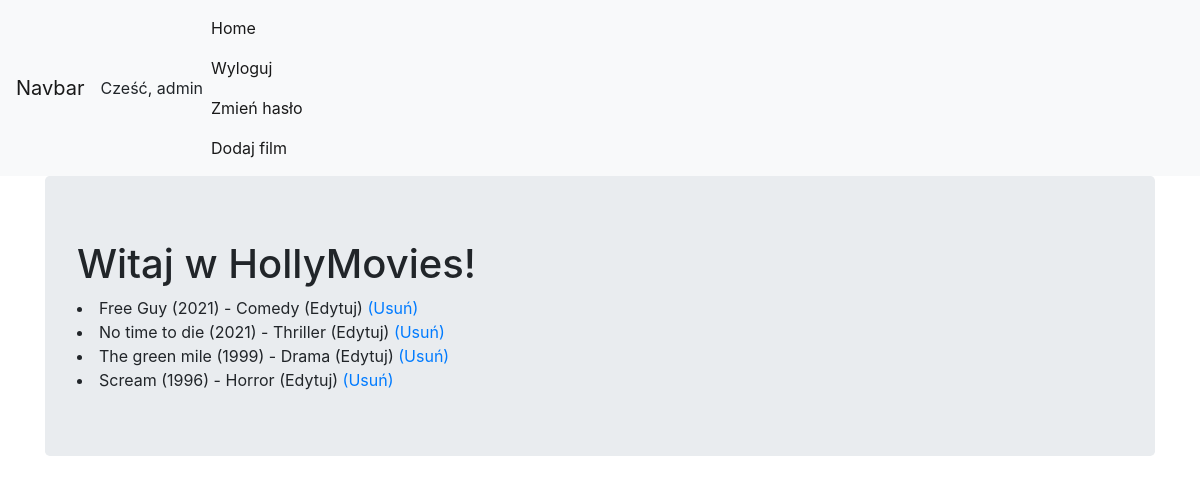
Page / (signed in) on the earlier database version.
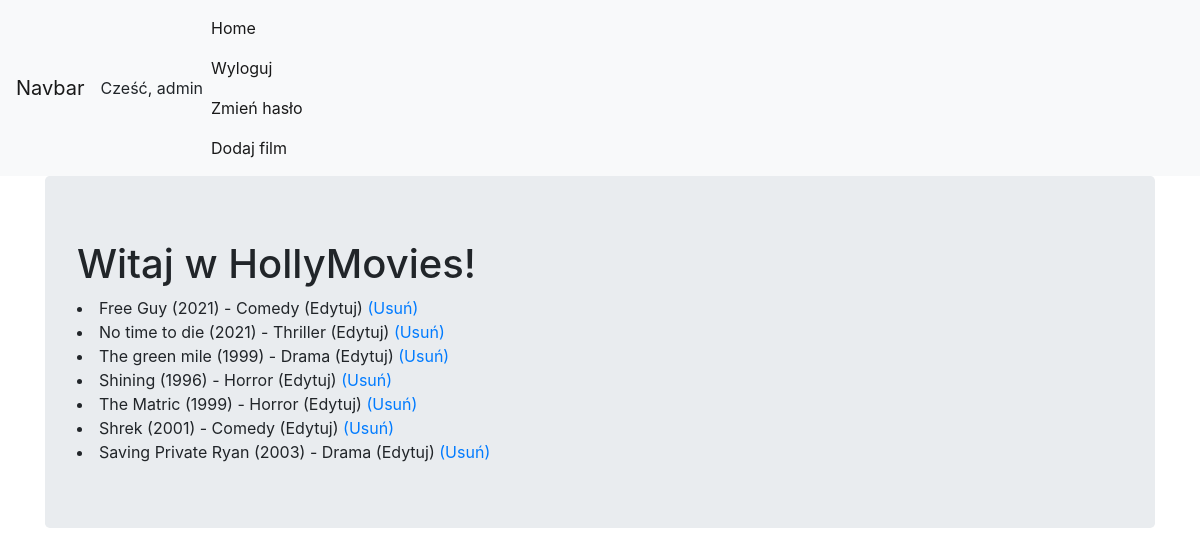
Same page on the later database version.
### viewer/models.py (models this page shows)
class Movie(Model):
    title = CharField(max_length=128)
    genre = ForeignKey(Genre, on_delete=DO_NOTHING)  # kiedy usuwamy film zostawiamy gatunek
    rating = IntegerField()
    released = DateField()
    description = TextField()
    created = DateTimeField(auto_now_add=True)  # zawsze bieżący czas

class Genre(Model):
    name = CharField(max_length=128)

### viewer/views.py (the view)
# urls.py: path('', MoviesView.as_view(), name='index'),
class MoviesView(LoginRequiredMixin, ListView):
    template_name = 'movies.html'
    model = Movie

### viewer/templates/movies.html (shortened to what this page needs)
{% extends "base.html" %}
{% block content %}
    <h1>Witaj w HollyMovies!</h1>
    {% for movie in object_list %}
        <li>
            {{ movie.title }} ({{ movie.released.year }}) - {{ movie.genre.name }}
            (Edytuj)
            <a href="{% url 'movie_delete' movie.id %}">(Usuń)</a>
        </li>
    {% endfor %}
{% endblock %}

### viewer/templates/base.html (shortened to what this page needs)
{% load static %}
<!DOCTYPE html>
<html {% if LANGUAGE_CODE %} lang="{{ LANGUAGE_CODE }}" {% endif %} >
<head>
    <link rel="stylesheet" href="https://cdn.jsdelivr.net/npm/bootstrap@4.6.0/dist/css/bootstrap.min.css">
</head>
<body>
    <nav class="navbar navbar-expand-lg navbar-light bg-light">
        <a class="navbar-brand" href="{% url 'index' %}">Navbar</a>
        {% if user.is_authenticated %}
        <div>
            {% if used.first_name %}Cześć, {{ user.first_name }}
            {% else %}Cześć, {{ user.username }} {% endif %}
        </div>
        {% endif %}
        <div class="collapse navbar-collapse" id="navbarSupportedContent">
            <ul class="navbar-nav mr-auto">
                <li class="nav-item active">
                    <a class="nav-link" href="#">Home <span class="sr-only">(current)</span></a>
                    {% if user.is_authenticated %}
                        <a class="nav-link" href="{% url 'logout' %}">Wyloguj</a>
                        <a class="nav-link" href="{% url 'password_change' %}">Zmień hasło</a>
                    {% else %}
                        <a class="nav-link" href="{% url 'login' %}">Zaloguj</a>
                        <a class="nav-link" href="{% url 'sign_up' %}">
                            Zarejestruj się
                        </a>
                    {% endif %}
                    <a class="nav-link" href="{% url 'movie_create' %}">Dodaj film</a>
                </li>
            </ul>
        </div>
    </nav>
    <div class="container">
        <div class="jumbotron">
            {% block content %}
            {% endblock %}
        </div>
    </div>
</body>
</html>

Differences in the rows shown:
changed Movie: title "Scream" → "Shining"
added Movie: title "The Matric", released.year "1999", genre.name "Horror"
added Movie: title "Shrek", released.year "2001", genre.name "Comedy"
added Movie: title "Saving Private Ryan", released.year "2003", genre.name "Drama"
